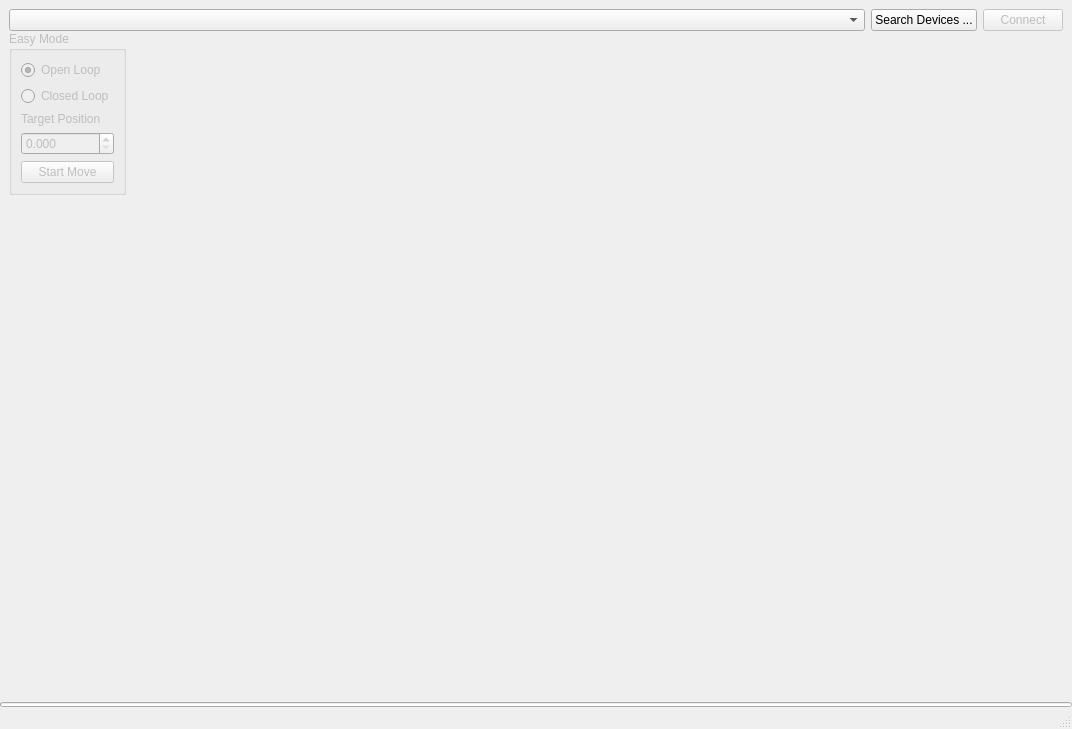
<?xml version="1.0" encoding="UTF-8"?>
<ui version="4.0">
 <class>MainWindow</class>
 <widget class="QMainWindow" name="MainWindow">
  <property name="geometry">
   <rect>
    <x>0</x>
    <y>0</y>
    <width>1072</width>
    <height>729</height>
   </rect>
  </property>
  <property name="windowTitle">
   <string>MainWindow</string>
  </property>
  <widget class="QWidget" name="centralwidget">
   <layout class="QVBoxLayout" name="verticalLayout_5">
    <property name="spacing">
     <number>0</number>
    </property>
    <property name="leftMargin">
     <number>0</number>
    </property>
    <property name="topMargin">
     <number>0</number>
    </property>
    <property name="rightMargin">
     <number>0</number>
    </property>
    <property name="bottomMargin">
     <number>0</number>
    </property>
    <item>
     <layout class="QVBoxLayout" name="verticalLayout_3">
      <property name="leftMargin">
       <number>9</number>
      </property>
      <property name="topMargin">
       <number>9</number>
      </property>
      <property name="rightMargin">
       <number>9</number>
      </property>
      <property name="bottomMargin">
       <number>9</number>
      </property>
      <item>
       <layout class="QHBoxLayout" name="horizontalLayout">
        <property name="spacing">
         <number>6</number>
        </property>
        <item>
         <widget class="QComboBox" name="devicesComboBox">
          <property name="sizePolicy">
           <sizepolicy hsizetype="Expanding" vsizetype="Fixed">
            <horstretch>0</horstretch>
            <verstretch>0</verstretch>
           </sizepolicy>
          </property>
         </widget>
        </item>
        <item>
         <widget class="QPushButton" name="searchDevicesButton">
          <property name="sizePolicy">
           <sizepolicy hsizetype="Fixed" vsizetype="Fixed">
            <horstretch>0</horstretch>
            <verstretch>0</verstretch>
           </sizepolicy>
          </property>
          <property name="text">
           <string>Search Devices ...</string>
          </property>
         </widget>
        </item>
        <item>
         <widget class="QPushButton" name="connectButton">
          <property name="enabled">
           <bool>false</bool>
          </property>
          <property name="sizePolicy">
           <sizepolicy hsizetype="Fixed" vsizetype="Fixed">
            <horstretch>0</horstretch>
            <verstretch>0</verstretch>
           </sizepolicy>
          </property>
          <property name="text">
           <string>Connect</string>
          </property>
         </widget>
        </item>
       </layout>
      </item>
      <item>
       <layout class="QHBoxLayout" name="horizontalLayout_2">
        <property name="spacing">
         <number>12</number>
        </property>
        <property name="rightMargin">
         <number>0</number>
        </property>
        <item>
         <layout class="QVBoxLayout" name="verticalLayout_2">
          <item>
           <widget class="QGroupBox" name="easyModeGroupBox">
            <property name="enabled">
             <bool>false</bool>
            </property>
            <property name="title">
             <string>Easy Mode</string>
            </property>
            <layout class="QVBoxLayout" name="verticalLayout">
             <item>
              <widget class="QRadioButton" name="openLoopButton">
               <property name="text">
                <string>Open Loop</string>
               </property>
               <property name="checked">
                <bool>true</bool>
               </property>
              </widget>
             </item>
             <item>
              <widget class="QRadioButton" name="closedLoopButton">
               <property name="text">
                <string>Closed Loop</string>
               </property>
              </widget>
             </item>
             <item>
              <widget class="QLabel" name="label">
               <property name="text">
                <string>Target Position</string>
               </property>
              </widget>
             </item>
             <item>
              <widget class="QDoubleSpinBox" name="targetPosSpinBox">
               <property name="decimals">
                <number>3</number>
               </property>
               <property name="maximum">
                <double>1000.000000000000000</double>
               </property>
              </widget>
             </item>
             <item>
              <widget class="QPushButton" name="moveButton">
               <property name="text">
                <string>Start Move</string>
               </property>
              </widget>
             </item>
            </layout>
           </widget>
          </item>
          <item>
           <spacer name="verticalSpacer">
            <property name="orientation">
             <enum>Qt::Orientation::Vertical</enum>
            </property>
            <property name="sizeHint" stdset="0">
             <size>
              <width>20</width>
              <height>40</height>
             </size>
            </property>
           </spacer>
          </item>
         </layout>
        </item>
        <item>
         <layout class="QVBoxLayout" name="verticalLayout_4">
          <property name="spacing">
           <number>0</number>
          </property>
          <property name="topMargin">
           <number>0</number>
          </property>
          <item>
           <widget class="MplWidget" name="mplCanvasWidget" native="true">
            <property name="sizePolicy">
             <sizepolicy hsizetype="Expanding" vsizetype="Expanding">
              <horstretch>0</horstretch>
              <verstretch>0</verstretch>
             </sizepolicy>
            </property>
           </widget>
          </item>
         </layout>
        </item>
       </layout>
      </item>
     </layout>
    </item>
    <item>
     <widget class="TimedProgressBar" name="moveProgressBar">
      <property name="maximumSize">
       <size>
        <width>16777215</width>
        <height>5</height>
       </size>
      </property>
      <property name="value">
       <number>0</number>
      </property>
      <property name="textVisible">
       <bool>false</bool>
      </property>
     </widget>
    </item>
   </layout>
  </widget>
  <widget class="QMenuBar" name="menubar">
   <property name="geometry">
    <rect>
     <x>0</x>
     <y>0</y>
     <width>1072</width>
     <height>22</height>
    </rect>
   </property>
  </widget>
  <widget class="QStatusBar" name="statusbar"/>
 </widget>
 <customwidgets>
  <customwidget>
   <class>MplWidget</class>
   <extends>QWidget</extends>
   <header location="global">mplcanvas</header>
   <container>1</container>
  </customwidget>
  <customwidget>
   <class>TimedProgressBar</class>
   <extends>QProgressBar</extends>
   <header location="global">timed_progress_bar</header>
  </customwidget>
 </customwidgets>
 <resources/>
 <connections/>
</ui>
